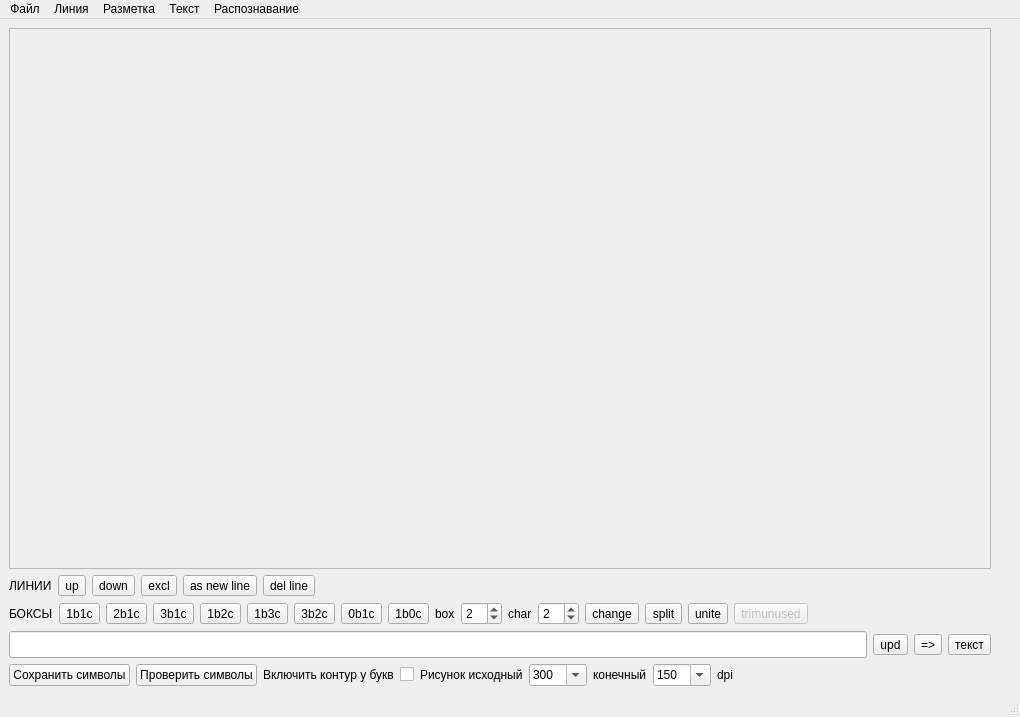
<?xml version="1.0" encoding="UTF-8"?>
<ui version="4.0">
 <class>MainWindow</class>
 <widget class="QMainWindow" name="MainWindow">
  <property name="geometry">
   <rect>
    <x>0</x>
    <y>0</y>
    <width>1020</width>
    <height>717</height>
   </rect>
  </property>
  <property name="windowTitle">
   <string>PageMarker</string>
  </property>
  <widget class="QWidget" name="centralwidget">
   <layout class="QGridLayout" name="gridLayout_2">
    <item row="0" column="0">
     <layout class="QGridLayout" name="gridLayout">
      <item row="2" column="0">
       <layout class="QHBoxLayout" name="horizontalLayout_4">
        <item>
         <widget class="QLabel" name="label">
          <property name="text">
           <string>ЛИНИИ</string>
          </property>
         </widget>
        </item>
        <item>
         <widget class="QToolButton" name="tbMuLineUp">
          <property name="toolTip">
           <string>Переместить выделенные области в верхнюю линию</string>
          </property>
          <property name="text">
           <string>up</string>
          </property>
         </widget>
        </item>
        <item>
         <widget class="QToolButton" name="tbMuLineDown">
          <property name="toolTip">
           <string>Переместить выделенные области в нижнюю линию</string>
          </property>
          <property name="text">
           <string>down</string>
          </property>
         </widget>
        </item>
        <item>
         <widget class="QToolButton" name="tbExcludeBoxes">
          <property name="toolTip">
           <string>Исключить выделенные области</string>
          </property>
          <property name="text">
           <string>excl</string>
          </property>
         </widget>
        </item>
        <item>
         <widget class="QToolButton" name="tbLineNew">
          <property name="toolTip">
           <string>Добавить выделенные элементы в новую линию</string>
          </property>
          <property name="text">
           <string>as new line</string>
          </property>
         </widget>
        </item>
        <item>
         <widget class="QToolButton" name="tbLineDel">
          <property name="toolTip">
           <string>Удалить линию</string>
          </property>
          <property name="text">
           <string>del line</string>
          </property>
         </widget>
        </item>
        <item>
         <spacer name="horizontalSpacer_2">
          <property name="orientation">
           <enum>Qt::Horizontal</enum>
          </property>
          <property name="sizeHint" stdset="0">
           <size>
            <width>40</width>
            <height>20</height>
           </size>
          </property>
         </spacer>
        </item>
       </layout>
      </item>
      <item row="0" column="1">
       <layout class="QVBoxLayout" name="verticalLayout">
        <item>
         <spacer name="verticalSpacer">
          <property name="orientation">
           <enum>Qt::Vertical</enum>
          </property>
          <property name="sizeHint" stdset="0">
           <size>
            <width>20</width>
            <height>40</height>
           </size>
          </property>
         </spacer>
        </item>
       </layout>
      </item>
      <item row="4" column="0">
       <layout class="QHBoxLayout" name="horizontalLayout_2">
        <item>
         <widget class="QLabel" name="label_2">
          <property name="text">
           <string>БОКСЫ</string>
          </property>
         </widget>
        </item>
        <item>
         <widget class="QToolButton" name="tb1b1c">
          <property name="text">
           <string>1b1c</string>
          </property>
         </widget>
        </item>
        <item>
         <widget class="QToolButton" name="tb2b1c">
          <property name="text">
           <string>2b1c</string>
          </property>
         </widget>
        </item>
        <item>
         <widget class="QToolButton" name="tb3b1c">
          <property name="text">
           <string>3b1c</string>
          </property>
         </widget>
        </item>
        <item>
         <widget class="QToolButton" name="tb1b2c">
          <property name="text">
           <string>1b2c</string>
          </property>
         </widget>
        </item>
        <item>
         <widget class="QToolButton" name="tb1b3c">
          <property name="text">
           <string>1b3c</string>
          </property>
         </widget>
        </item>
        <item>
         <widget class="QToolButton" name="tb3b2c">
          <property name="text">
           <string>3b2c</string>
          </property>
         </widget>
        </item>
        <item>
         <widget class="QToolButton" name="tb0b1c">
          <property name="text">
           <string>0b1c</string>
          </property>
         </widget>
        </item>
        <item>
         <widget class="QToolButton" name="tb1b0c">
          <property name="text">
           <string>1b0c</string>
          </property>
         </widget>
        </item>
        <item>
         <widget class="QLabel" name="label_3">
          <property name="text">
           <string>box</string>
          </property>
         </widget>
        </item>
        <item>
         <widget class="QSpinBox" name="edNBox">
          <property name="value">
           <number>2</number>
          </property>
         </widget>
        </item>
        <item>
         <widget class="QLabel" name="label_4">
          <property name="text">
           <string>char</string>
          </property>
         </widget>
        </item>
        <item>
         <widget class="QSpinBox" name="edNChar">
          <property name="value">
           <number>2</number>
          </property>
         </widget>
        </item>
        <item>
         <widget class="QToolButton" name="tbChange">
          <property name="toolTip">
           <string>Применить разметку к области</string>
          </property>
          <property name="text">
           <string>change</string>
          </property>
         </widget>
        </item>
        <item>
         <widget class="QToolButton" name="tbSplit">
          <property name="toolTip">
           <string>Отделить слева часть области (box,char)</string>
          </property>
          <property name="text">
           <string>split</string>
          </property>
         </widget>
        </item>
        <item>
         <widget class="QToolButton" name="tbUnite">
          <property name="toolTip">
           <string>Объединить box областей</string>
          </property>
          <property name="text">
           <string>unite</string>
          </property>
         </widget>
        </item>
        <item>
         <widget class="QToolButton" name="tbTrimUnused">
          <property name="enabled">
           <bool>false</bool>
          </property>
          <property name="toolTip">
           <string>Удалить неиспользуемые области</string>
          </property>
          <property name="text">
           <string>trimunused</string>
          </property>
         </widget>
        </item>
        <item>
         <spacer name="horizontalSpacer">
          <property name="orientation">
           <enum>Qt::Horizontal</enum>
          </property>
          <property name="sizeHint" stdset="0">
           <size>
            <width>40</width>
            <height>20</height>
           </size>
          </property>
         </spacer>
        </item>
       </layout>
      </item>
      <item row="6" column="0">
       <layout class="QHBoxLayout" name="horizontalLayout_3">
        <item>
         <widget class="QLineEdit" name="edLine">
          <property name="font">
           <font>
            <pointsize>12</pointsize>
           </font>
          </property>
          <property name="text">
           <string/>
          </property>
         </widget>
        </item>
        <item>
         <widget class="QToolButton" name="tbLineUpdate">
          <property name="text">
           <string>upd</string>
          </property>
         </widget>
        </item>
        <item>
         <widget class="QToolButton" name="tbLineSet">
          <property name="text">
           <string>=&gt;</string>
          </property>
         </widget>
        </item>
        <item>
         <widget class="QToolButton" name="tbEditText">
          <property name="enabled">
           <bool>true</bool>
          </property>
          <property name="text">
           <string>текст</string>
          </property>
         </widget>
        </item>
       </layout>
      </item>
      <item row="0" column="0">
       <widget class="QScrollArea" name="scrollArea">
        <property name="widgetResizable">
         <bool>true</bool>
        </property>
        <property name="alignment">
         <set>Qt::AlignLeading|Qt::AlignLeft|Qt::AlignTop</set>
        </property>
        <widget class="QWidget" name="scrollAreaWidgetContents">
         <property name="geometry">
          <rect>
           <x>0</x>
           <y>0</y>
           <width>968</width>
           <height>537</height>
          </rect>
         </property>
        </widget>
       </widget>
      </item>
      <item row="8" column="0">
       <layout class="QHBoxLayout" name="horizontalLayout">
        <item>
         <widget class="QPushButton" name="btnExtractLetters">
          <property name="text">
           <string>Сохранить символы</string>
          </property>
         </widget>
        </item>
        <item>
         <widget class="QPushButton" name="btnFindLetters">
          <property name="text">
           <string>Проверить символы</string>
          </property>
         </widget>
        </item>
        <item>
         <widget class="QLabel" name="label_8">
          <property name="text">
           <string>Включить контур у букв</string>
          </property>
         </widget>
        </item>
        <item>
         <widget class="QCheckBox" name="isExtended">
          <property name="text">
           <string/>
          </property>
         </widget>
        </item>
        <item>
         <widget class="QLabel" name="label_5">
          <property name="text">
           <string>Рисунок исходный</string>
          </property>
         </widget>
        </item>
        <item>
         <widget class="QComboBox" name="cbDpiFrom">
          <property name="editable">
           <bool>true</bool>
          </property>
          <property name="currentIndex">
           <number>4</number>
          </property>
          <item>
           <property name="text">
            <string>72</string>
           </property>
          </item>
          <item>
           <property name="text">
            <string>100</string>
           </property>
          </item>
          <item>
           <property name="text">
            <string>150</string>
           </property>
          </item>
          <item>
           <property name="text">
            <string>200</string>
           </property>
          </item>
          <item>
           <property name="text">
            <string>300</string>
           </property>
          </item>
          <item>
           <property name="text">
            <string>400</string>
           </property>
          </item>
          <item>
           <property name="text">
            <string>600</string>
           </property>
          </item>
          <item>
           <property name="text">
            <string>1200</string>
           </property>
          </item>
         </widget>
        </item>
        <item>
         <widget class="QLabel" name="label_6">
          <property name="text">
           <string>конечный</string>
          </property>
         </widget>
        </item>
        <item>
         <widget class="QComboBox" name="cbDpiTo">
          <property name="editable">
           <bool>true</bool>
          </property>
          <property name="currentIndex">
           <number>2</number>
          </property>
          <item>
           <property name="text">
            <string>72</string>
           </property>
          </item>
          <item>
           <property name="text">
            <string>100</string>
           </property>
          </item>
          <item>
           <property name="text">
            <string>150</string>
           </property>
          </item>
          <item>
           <property name="text">
            <string>200</string>
           </property>
          </item>
          <item>
           <property name="text">
            <string>300</string>
           </property>
          </item>
          <item>
           <property name="text">
            <string>400</string>
           </property>
          </item>
          <item>
           <property name="text">
            <string>600</string>
           </property>
          </item>
          <item>
           <property name="text">
            <string>1200</string>
           </property>
          </item>
         </widget>
        </item>
        <item>
         <widget class="QLabel" name="label_7">
          <property name="text">
           <string>dpi</string>
          </property>
         </widget>
        </item>
        <item>
         <spacer name="horizontalSpacer_3">
          <property name="orientation">
           <enum>Qt::Horizontal</enum>
          </property>
          <property name="sizeHint" stdset="0">
           <size>
            <width>40</width>
            <height>20</height>
           </size>
          </property>
         </spacer>
        </item>
       </layout>
      </item>
     </layout>
    </item>
   </layout>
  </widget>
  <widget class="QMenuBar" name="menubar">
   <property name="geometry">
    <rect>
     <x>0</x>
     <y>0</y>
     <width>1020</width>
     <height>18</height>
    </rect>
   </property>
   <widget class="QMenu" name="menu">
    <property name="tearOffEnabled">
     <bool>false</bool>
    </property>
    <property name="title">
     <string>Файл</string>
    </property>
    <widget class="QMenu" name="menu_5">
     <property name="title">
      <string>Экспорт...</string>
     </property>
     <addaction name="actSaveImage"/>
     <addaction name="actSaveBbox"/>
     <addaction name="actSaveText"/>
    </widget>
    <widget class="QMenu" name="menu_6">
     <property name="title">
      <string>Импорт...</string>
     </property>
     <addaction name="actOpenBbox"/>
     <addaction name="actOpenText"/>
    </widget>
    <widget class="QMenu" name="menu_7">
     <property name="title">
      <string>Обработать в каталоге</string>
     </property>
     <addaction name="actPathConvertMkpSmp"/>
    </widget>
    <addaction name="actOpenImage"/>
    <addaction name="actOpenAndProcessImage"/>
    <addaction name="actOpenMarkup"/>
    <addaction name="menu_6"/>
    <addaction name="separator"/>
    <addaction name="actSaveMarkup"/>
    <addaction name="actSaveSymbols"/>
    <addaction name="actShowPageBase"/>
    <addaction name="menu_7"/>
    <addaction name="menu_5"/>
    <addaction name="separator"/>
    <addaction name="actExit"/>
   </widget>
   <widget class="QMenu" name="menu_2">
    <property name="title">
     <string>Разметка</string>
    </property>
    <addaction name="actChange1b1c"/>
    <addaction name="actChange2b1c"/>
    <addaction name="actChange3b1c"/>
    <addaction name="actChange1b2c"/>
    <addaction name="actChange1b3c"/>
    <addaction name="action_3"/>
    <addaction name="action_box_char"/>
    <addaction name="action_box_char_2"/>
    <addaction name="separator"/>
    <addaction name="actSkipBoxLine"/>
    <addaction name="actSkipTextLine"/>
    <addaction name="separator"/>
    <addaction name="actMuLineUp"/>
    <addaction name="actMuLineDown"/>
   </widget>
   <widget class="QMenu" name="menu_3">
    <property name="title">
     <string>Линия</string>
    </property>
    <addaction name="actSelToUpLine"/>
    <addaction name="actSelToDownLine"/>
    <addaction name="actSelExclude"/>
    <addaction name="actSelToNewLine"/>
    <addaction name="actDelLine"/>
   </widget>
   <widget class="QMenu" name="menu_4">
    <property name="title">
     <string>Текст</string>
    </property>
    <addaction name="actTextEdit"/>
    <addaction name="actTextLineUpdate"/>
    <addaction name="actTextLineSet"/>
   </widget>
   <widget class="QMenu" name="menu_8">
    <property name="title">
     <string>Распознавание</string>
    </property>
    <addaction name="actCheckHyp"/>
    <addaction name="separator"/>
    <addaction name="actBuildStatistics"/>
   </widget>
   <addaction name="menu"/>
   <addaction name="menu_3"/>
   <addaction name="menu_2"/>
   <addaction name="menu_4"/>
   <addaction name="menu_8"/>
  </widget>
  <widget class="QStatusBar" name="statusbar"/>
  <action name="actOpenAndProcessImage">
   <property name="text">
    <string>Разметить</string>
   </property>
  </action>
  <action name="actOpenText">
   <property name="text">
    <string>Текст...</string>
   </property>
  </action>
  <action name="actOpenMarkup">
   <property name="text">
    <string>Загрузить разметку...</string>
   </property>
  </action>
  <action name="actSaveImage">
   <property name="text">
    <string>Изображения</string>
   </property>
  </action>
  <action name="actSaveBbox">
   <property name="text">
    <string>Областей букв</string>
   </property>
  </action>
  <action name="actSaveText">
   <property name="text">
    <string>Текста</string>
   </property>
  </action>
  <action name="actSaveMarkup">
   <property name="text">
    <string>Сохранить разметку</string>
   </property>
  </action>
  <action name="actExit">
   <property name="text">
    <string>Выйти</string>
   </property>
  </action>
  <action name="actChange1b1c">
   <property name="text">
    <string>1b1c</string>
   </property>
  </action>
  <action name="actChange2b1c">
   <property name="text">
    <string>2b1c</string>
   </property>
  </action>
  <action name="actChange3b1c">
   <property name="text">
    <string>3b1c</string>
   </property>
  </action>
  <action name="actChange1b2c">
   <property name="text">
    <string>1b2c</string>
   </property>
  </action>
  <action name="actChange1b3c">
   <property name="text">
    <string>1b3c</string>
   </property>
  </action>
  <action name="actTextLineSet">
   <property name="text">
    <string>Установить строку и сбросить маркировку</string>
   </property>
  </action>
  <action name="actTextLineUpdate">
   <property name="text">
    <string>Обновить строку</string>
   </property>
  </action>
  <action name="actTextEdit">
   <property name="text">
    <string>Редактировать текст целиком...</string>
   </property>
  </action>
  <action name="action_3">
   <property name="text">
    <string>Изменить регион (box,char)</string>
   </property>
  </action>
  <action name="action_box_char">
   <property name="text">
    <string>Отделить регион (box,char)</string>
   </property>
  </action>
  <action name="action_box_char_2">
   <property name="text">
    <string>Объединить регионы (mu)</string>
   </property>
  </action>
  <action name="actShowPageBase">
   <property name="text">
    <string>Предпросмотр символов...</string>
   </property>
  </action>
  <action name="actMarkupDefault">
   <property name="text">
    <string>Разметить по умолчанию...</string>
   </property>
  </action>
  <action name="actOpenBbox">
   <property name="text">
    <string>Области букв...</string>
   </property>
  </action>
  <action name="actSkipBoxLine">
   <property name="text">
    <string>Пропустить область</string>
   </property>
  </action>
  <action name="actSkipTextLine">
   <property name="text">
    <string>Пропустить строку</string>
   </property>
  </action>
  <action name="actOpenImage">
   <property name="text">
    <string>Открыть изображение...</string>
   </property>
  </action>
  <action name="actMuLineUp">
   <property name="text">
    <string>Переместить регион вверх (box)</string>
   </property>
  </action>
  <action name="actMuLineDown">
   <property name="text">
    <string>Переместить регион вниз (box)</string>
   </property>
  </action>
  <action name="actSaveSymbols">
   <property name="text">
    <string>Сохранить символы</string>
   </property>
  </action>
  <action name="actSelToUpLine">
   <property name="text">
    <string>Перенести в верхнюю линию</string>
   </property>
  </action>
  <action name="actSelToDownLine">
   <property name="text">
    <string>Перенести в нижнюю линиию</string>
   </property>
  </action>
  <action name="actSelExclude">
   <property name="text">
    <string>Исключить выделенное</string>
   </property>
  </action>
  <action name="actSelToNewLine">
   <property name="text">
    <string>Перенести в новую линию</string>
   </property>
  </action>
  <action name="actDelLine">
   <property name="text">
    <string>Удалить линию</string>
   </property>
  </action>
  <action name="actPathConvertMkpSmp">
   <property name="text">
    <string>Извлечь и сохранить символы (mkp-&gt;smp)</string>
   </property>
  </action>
  <action name="actCheckHyp">
   <property name="text">
    <string>Проверка гипотез</string>
   </property>
  </action>
  <action name="actBuildStatistics">
   <property name="text">
    <string>Собрать статистику по разметке</string>
   </property>
  </action>
 </widget>
 <resources/>
 <connections/>
</ui>
